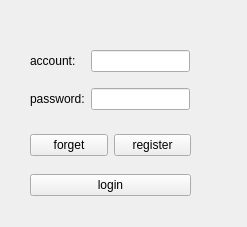
<?xml version="1.0" encoding="UTF-8"?>
<ui version="4.0">
 <class>Login</class>
 <widget class="QWidget" name="Login">
  <property name="geometry">
   <rect>
    <x>0</x>
    <y>0</y>
    <width>247</width>
    <height>227</height>
   </rect>
  </property>
  <property name="windowTitle">
   <string>Form</string>
  </property>
  <widget class="QWidget" name="gridLayoutWidget">
   <property name="geometry">
    <rect>
     <x>30</x>
     <y>40</y>
     <width>160</width>
     <height>80</height>
    </rect>
   </property>
   <layout class="QGridLayout" name="gridLayout">
    <item row="0" column="0">
     <widget class="QLabel" name="account_label">
      <property name="text">
       <string>account:</string>
      </property>
     </widget>
    </item>
    <item row="1" column="0">
     <widget class="QLabel" name="password_label">
      <property name="text">
       <string>password:</string>
      </property>
     </widget>
    </item>
    <item row="0" column="1">
     <widget class="QLineEdit" name="account_edit"/>
    </item>
    <item row="1" column="1">
     <widget class="QLineEdit" name="password_edit"/>
    </item>
   </layout>
  </widget>
  <widget class="QWidget" name="horizontalLayoutWidget">
   <property name="geometry">
    <rect>
     <x>30</x>
     <y>130</y>
     <width>161</width>
     <height>31</height>
    </rect>
   </property>
   <layout class="QHBoxLayout" name="horizontalLayout">
    <item>
     <widget class="QPushButton" name="forget_button">
      <property name="text">
       <string>forget</string>
      </property>
     </widget>
    </item>
    <item>
     <widget class="QPushButton" name="register_button">
      <property name="text">
       <string>register</string>
      </property>
     </widget>
    </item>
   </layout>
  </widget>
  <widget class="QWidget" name="verticalLayoutWidget">
   <property name="geometry">
    <rect>
     <x>30</x>
     <y>170</y>
     <width>161</width>
     <height>31</height>
    </rect>
   </property>
   <layout class="QVBoxLayout" name="verticalLayout">
    <item>
     <widget class="QPushButton" name="login_button">
      <property name="text">
       <string>login</string>
      </property>
     </widget>
    </item>
   </layout>
  </widget>
 </widget>
 <resources/>
 <connections/>
</ui>
